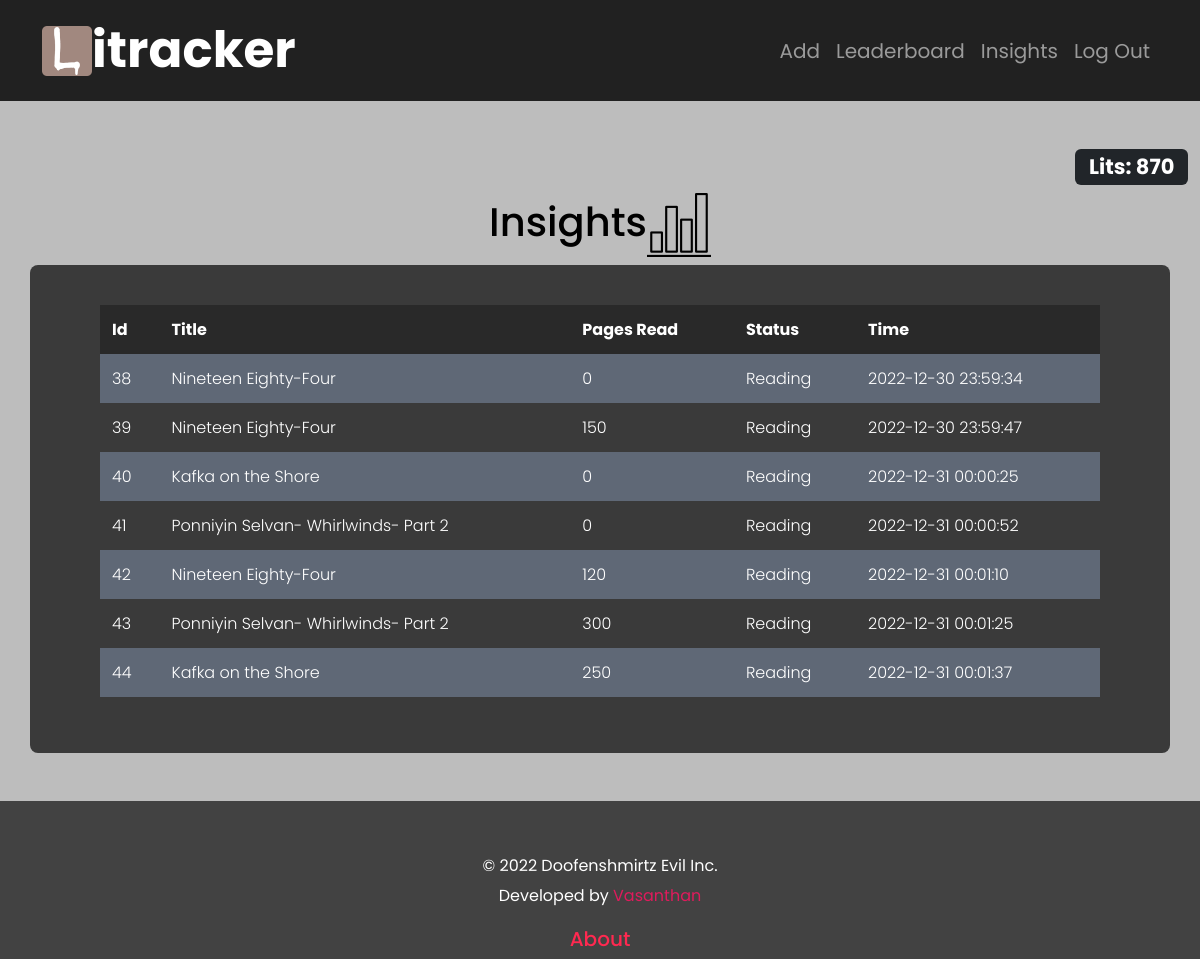
The page /logs (signed in) on the database its author committed.
### tables this page shows
CREATE TABLE registrants (id INTEGER PRIMARY KEY AUTOINCREMENT NOT NULL, name TEXT NOT NULL, username TEXT NOT NULL, pass_hash TEXT NOT NULL, points INTEGER NOT NULL DEFAULT 50);

CREATE TABLE bookLog (id INTEGER PRIMARY KEY AUTOINCREMENT NOT NULL, b_id INTEGER NOT NULL,title TEXT NOT NULL,currentPage INTEGER NOT NULL, status NOT NULL DEFAULT 'Reading', username TEXT NOT NULL, time TEXT NOT NULL);

### app.py (the view)
@app.route("/logs", methods=["GET", "POST"])
@login_required
def logs():
    if request.method == 'GET':
        u_id = session["user_id"]
        rows = db.execute("SELECT * from registrants where id = ?",u_id)
        name = rows[0]["name"]
        username = rows[0]["username"]
        points = rows[0]["points"]
        ROWS = db.execute("SELECT * FROM bookLog WHERE username = ? ORDER BY id;",username)
        LOGS = []
        for R in ROWS:
            D = {}
            D["id"] = R["id"]
            D["title"] = R["title"]
            D["page"] = R["currentPage"]
            D["status"] = R["status"]
            D["time"] = R["time"]
            LOGS.append(D)
        return render_template("log.html",points=points,LOGS=LOGS)
    return apology("Logs")

### app.py (called while the page is built)
@app.after_request
def after_request(response):
    response.headers["Cache-Control"] = "no-cache, no-store, must-revalidate"
    response.headers["Expires"] = 0
    response.headers["Pragma"] = "no-cache"
    return response

### helpers.py (called while the page is built)
def login_required(f):
    @wraps(f)
    def decorated_function(*args, **kwargs):
        if session.get("user_id") is None:
            return redirect("/login")
        return f(*args, **kwargs)
    return decorated_function

### templates/log.html (shortened to what this page needs)
{% extends "layout.html" %}
{% block main %}
    <div class="container">
        <h1>Insights<img src="static/bar-chart.png"></h1>
            <div class="row" id ="tables">
            <table>
                <thead>
                    <tr>
                        <th>Id</th>
                        <th>Title</th>
                        <th>Pages Read</th>
                        <th>Status</th>
                        <th>Time</th>
                    </tr>
                </thead>
                <tbody>
                    {% for ROW in LOGS %}
                    <tr>
                        <td>{{ROW["id"]}}</td>
                        <td>{{ROW["title"]}}</td>
                        <td>{{ROW["page"]}}</td>
                        <td>{{ROW["status"]}}</td>
                        <td>{{ROW["time"]}}</td>
                    </tr>
                    {% endfor %}
                </tbody>
        </table>
        </div>
    </div>
{% endblock %}

### templates/layout.html (shortened to what this page needs)
<html lang="en">
<head>
    <link href="https://cdn.jsdelivr.net/npm/bootstrap@5.3.0-alpha1/dist/css/bootstrap.min.css" rel="stylesheet">
    <link href="/static/styles.css" rel="stylesheet">
</head>
<body>
    <nav class="navbar navbar-expand navbar-dark" id ="header" >
        <div class="container">
            <a class="navbar-brand" id ="nav_logo" href="/">
                <div class="logo">
                    <img src="/static/logo.png" alt="logo" width="50px" class="d-inline-block align-text-top">
                    itracker
                </div>
            </a>
            <div class="navbar_sides">
            {% if session["user_id"] %}
            <ul class="navbar-nav">
                <li class="nav-item"><a class="nav-link" aria-current="page" href="/add">Add</a></li>
                <li class="nav-item"><a class="nav-link" aria-current="page" href="/leaderboard">Leaderboard</a></li>
                <li class="nav-item"><a class="nav-link" aria-current="page" href="/logs">Insights</a></li>
                <li class="nav-item"><a class="nav-link" href="/logout">Log Out</a></li>
            </ul>
            {% else %}
            <ul class="navbar-nav ms-auto mt-2">
                <li class="nav-item"><a class="nav-link" href="/register">Register</a></li>
                <li class="nav-item"><a class="nav-link" href="/login">Log In</a></li>
            </ul>
            {% endif %}
            </div>
        </div>
    </nav>
    <main class="container-fluid py-5 text-center">
        {% if session["user_id"]%}
        <h3 class="text-end"> <span class="badge bg-dark">Lits: {{points}}</span></h3>
        {% endif %}
        {% block main %}{% endblock %}
    </main>
    <div class="text-center" id ="footer">
        <p> &copy; 2022 Doofenshmirtz Evil Inc.<br> Developed by <a href = "https://www.instagram.com/sr_vasan1han/">Vasanthan</a></p>
        <a href="/about"><h5 style = "color:rgb(255, 41, 80)">About</h5></a>
    </div>
</body>
</html>

### static/styles.css (style rules this page uses)
body { color:rgb(0, 0, 0); font-family: 'Poppins', sans-serif; background-color: #424242; font-size: 22px; }
main { background-color: #BDBDBD; }
#header { background-color:#212121; }
nav #nav_logo { font-size: 50px; font-weight: 700; }
.logo { display: flex; align-items: center; }
.navbar-nav { align-items: center; }
li .nav-link { font-size: 20px; }
table { background-color: transparent; margin-bottom: 1rem; width: 100%; font-weight: 300; color: #ffffff; }
table th { background-color:rgba(0, 0, 0, 0.3) ; }
table th, table td { padding: 0.75rem; vertical-align: middle; }
tbody tr:nth-of-type(odd) { background-color: rgb(179, 208, 255, 0.3); border-radius:6px; }
#tables { padding: 40px 70px; background-color: #3a3a3a; border-radius: 8px; }
#footer { color: #ffffff; background-color: #424242; align-items: center; font-size: medium; line-height: 30px; }
#footer p { padding: 50px 30% 0px 30%; }
#footer a { text-decoration: none; color: #df1b5c; }

### rows shown on the page
registrants: points "870"
bookLog: id "38", title "Nineteen Eighty-Four", page "0", status "Reading", time "2022-12-30 23:59:34"
bookLog: id "39", title "Nineteen Eighty-Four", page "150", status "Reading", time "2022-12-30 23:59:47"
bookLog: id "40", title "Kafka on the Shore", page "0", status "Reading", time "2022-12-31 00:00:25"
bookLog: id "41", title "Ponniyin Selvan- Whirlwinds- Part 2", page "0", status "Reading", time "2022-12-31 00:00:52"
bookLog: id "42", title "Nineteen Eighty-Four", page "120", status "Reading", time "2022-12-31 00:01:10"
bookLog: id "43", title "Ponniyin Selvan- Whirlwinds- Part 2", page "300", status "Reading", time "2022-12-31 00:01:25"
bookLog: id "44", title "Kafka on the Shore", page "250", status "Reading", time "2022-12-31 00:01:37"
